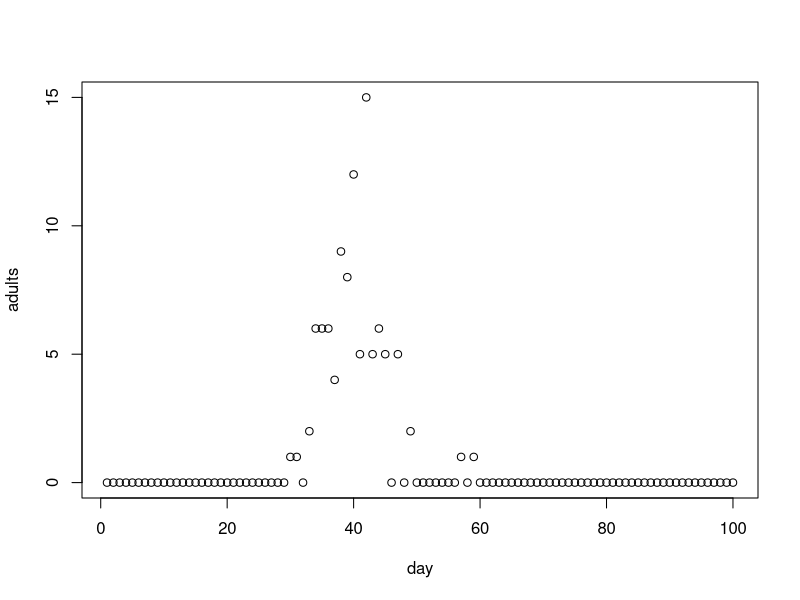
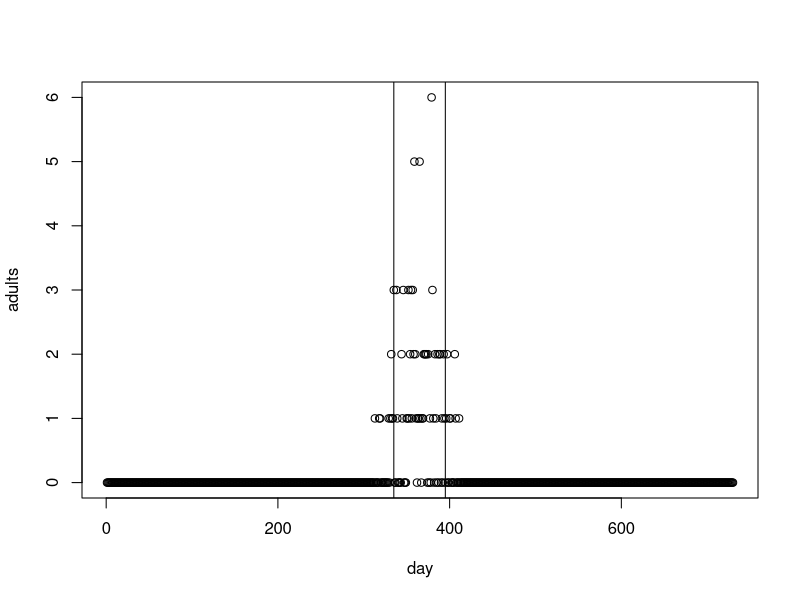

Source code (R) for these figures, in order:
library(deSolve)

Worm_dev = function(worm_state, parameters){
  juveniles = worm_state[1:(parameters["k"] - 1)]
  Adults = worm_state[parameters["k"]]
  # Which juveniles 
  juv.develop = rbinom(n = length(juveniles), size = juveniles, prob = parameters["r"])
  new.juveniles = juveniles - juv.develop
  new.juveniles[2:(parameters["k"] - 1)] = new.juveniles[2:(parameters["k"] - 1)] + juv.develop[1:(parameters["k"] - 2)]
  new.Adults = Adults + juv.develop[parameters["k"] - 1]
  return(c(new.juveniles, new.Adults))
}

parameters = c("k" = 28, "r" = 0.67)
worms = c(100, rep(0, times=parameters["k"] - 1))

day = 1
adults = 0

for(i in 1:100){
  worms = Worm_dev(worm_state = worms, parameters)
  adults[i] = worms[parameters["k"]]
  worms[parameters["k"]] = 0
  day[i] = i
}

plot(day, adults)
weighted.mean(x = day, w = adults)



parameters = c("k" = 146, "r" = 0.4)
worms = c(100, rep(0, times=parameters["k"] - 1))

day = 1
adults = 0

for(i in 1:730){
  worms = Worm_dev(worm_state = worms, parameters)
  adults[i] = worms[parameters["k"]]
  worms[parameters["k"]] = 0
  day[i] = i
}

plot(day, adults)
weighted.mean(x = day, w = adults)
abline(v = 335); abline(v=395)
